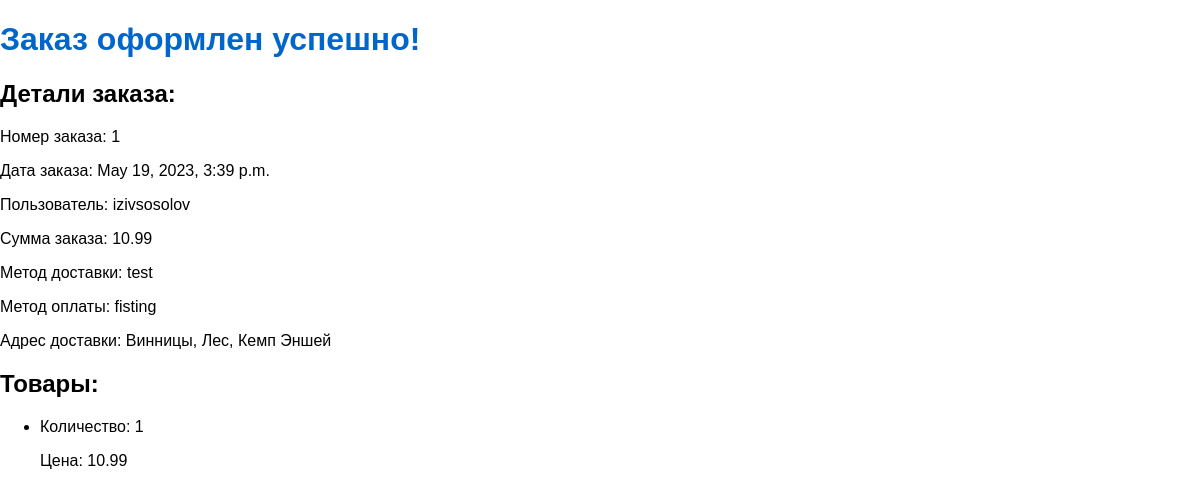
Screenshot of /myapp/order_detail/1/ with the database file from the repository.
### myapp/models.py (models this page shows)
class Order(models.Model):
    user = models.ForeignKey(User, on_delete=models.CASCADE)
    total_price = models.DecimalField(max_digits=10, decimal_places=2)
    order_date = models.DateTimeField(auto_now_add=True)

class User(AbstractUser):
    username = models.CharField(max_length=30, unique=30)
    lastname = models.CharField(max_length=50)
    firstname = models.CharField(max_length=50)
    email = models.EmailField(unique=True)
    password = models.CharField(max_length=128)
    phone = models.CharField(max_length=20)
    address = models.CharField(max_length=100)
    image = models.ImageField(upload_to='profile_images/', null=True)
    class Meta:
        db_table = 'myapp_user'

class OrderDelivery(models.Model):
    order = models.OneToOneField(Order, on_delete=models.CASCADE)
    shipping_method = models.ForeignKey(ShippingMethod, on_delete=models.CASCADE)
    payment_method = models.ForeignKey(PaymentMethod, on_delete=models.CASCADE)
    address = models.CharField(max_length=100)

class ShippingMethod(models.Model):
    name = models.CharField(max_length=100)
    cost = models.DecimalField(max_digits=10, decimal_places=2)

class PaymentMethod(models.Model):
    name = models.CharField(max_length=100)

class OrderItem(models.Model):
    order = models.ForeignKey(Order, on_delete=models.CASCADE, null=True)
    product = models.ForeignKey(Product, on_delete=models.CASCADE, null=True)
    quantity = models.PositiveIntegerField()
    price = models.DecimalField(max_digits=10, decimal_places=2)

### myapp/views.py (the view)
# urls.py: path('order_detail/<int:order_id>/', order_detail, name='order_detail'),
def order_detail(request, order_id):
    order = get_object_or_404(Order, id=order_id)
    order_delivery = OrderDelivery.objects.get(order=order)
    context = {
        'order': order,
        'order_delivery': order_delivery,
    }
    return render(request, 'order_detail.html', context)

### myapp/templates/order_detail.html (shortened to what this page needs)
<!DOCTYPE html>
<html>
<head>
     {% load static %}
    <link rel="stylesheet" type="text/css" href="{% static 'myapp/css/home.css' %}">
</head>
<body>
    <h1>Заказ оформлен успешно!</h1>
  <h2>Детали заказа:</h2>
<p>Номер заказа: {{ order.id }}</p>
<p>Дата заказа: {{ order.order_date }}</p>
<p>Пользователь: {{ order.user.username }}</p>
<p>Сумма заказа: {{ order.total_price }}</p>
<p>Метод доставки: {{ order_delivery.shipping_method.name }}</p>
<p>Метод оплаты: {{ order_delivery.payment_method.name }}</p>
<p>Адрес доставки: {{ order_delivery.address }}</p>
    <h2>Товары:</h2>
    <ul>
        {% for order_item in order.orderitem_set.all %}
            <li>
                <p>Количество: {{ order_item.quantity }}</p>
                <p>Цена: {{ order_item.price }}</p>
            </li>
        {% endfor %}
    </ul>
</body>
</html>

### myapp/static/myapp/css/home.css (style rules this page uses)
body { font-family: Arial, sans-serif; margin: 0; padding: 0; }
h1 { color: #0066cc; }

### rows the page displays
Order: id "1", order_date "May 19, 2023, 3:39 p.m.", user.username "izivsosolov", total_price "10.99"
OrderDelivery: shipping_method.name "test", payment_method.name "fisting", address "Винницы, Лес, Кемп Эншей"
OrderItem: quantity "1", price "10.99"
